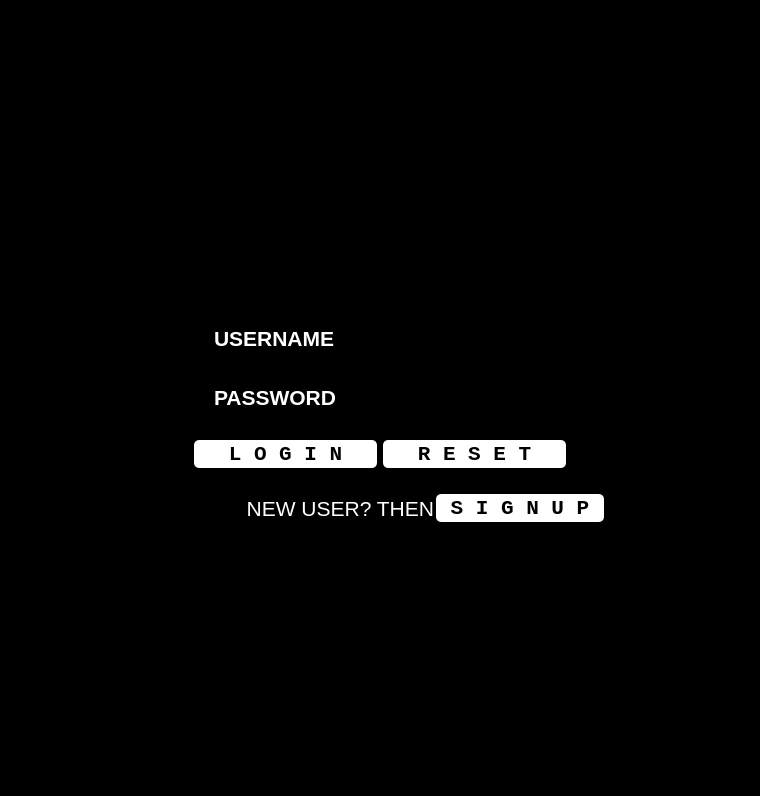
<?xml version="1.0" encoding="UTF-8"?>
<ui version="4.0">
 <class>LOGIN</class>
 <widget class="QWidget" name="LOGIN">
  <property name="windowModality">
   <enum>Qt::NonModal</enum>
  </property>
  <property name="geometry">
   <rect>
    <x>0</x>
    <y>0</y>
    <width>760</width>
    <height>796</height>
   </rect>
  </property>
  <property name="windowTitle">
   <string>Form</string>
  </property>
  <property name="styleSheet">
   <string notr="true">background-color: rgb(0, 0, 0);</string>
  </property>
  <layout class="QVBoxLayout" name="verticalLayout">
   <item>
    <spacer name="verticalSpacer_6">
     <property name="orientation">
      <enum>Qt::Vertical</enum>
     </property>
     <property name="sizeType">
      <enum>QSizePolicy::Fixed</enum>
     </property>
     <property name="sizeHint" stdset="0">
      <size>
       <width>20</width>
       <height>40</height>
      </size>
     </property>
    </spacer>
   </item>
   <item>
    <layout class="QHBoxLayout" name="horizontalLayout_5">
     <item>
      <widget class="QLabel" name="symbol">
       <property name="font">
        <font>
         <pointsize>160</pointsize>
        </font>
       </property>
       <property name="styleSheet">
        <string notr="true">color: rgb(255, 255, 0);</string>
       </property>
       <property name="text">
        <string/>
       </property>
       <property name="pixmap">
        <pixmap resource="../../../../../Desktop/Python/photos/maybe_final.qrc">:/img/bifrost_rename_(png).png</pixmap>
       </property>
       <property name="alignment">
        <set>Qt::AlignHCenter|Qt::AlignTop</set>
       </property>
      </widget>
     </item>
    </layout>
   </item>
   <item>
    <spacer name="verticalSpacer">
     <property name="orientation">
      <enum>Qt::Vertical</enum>
     </property>
     <property name="sizeType">
      <enum>QSizePolicy::Fixed</enum>
     </property>
     <property name="sizeHint" stdset="0">
      <size>
       <width>20</width>
       <height>20</height>
      </size>
     </property>
    </spacer>
   </item>
   <item>
    <layout class="QGridLayout" name="gridLayout">
     <item row="2" column="2">
      <widget class="QLineEdit" name="password1">
       <property name="font">
        <font>
         <pointsize>16</pointsize>
        </font>
       </property>
       <property name="styleSheet">
        <string notr="true">color: rgb(0, 0, 0);
color: rgb(255, 255, 255);</string>
       </property>
       <property name="text">
        <string/>
       </property>
       <property name="echoMode">
        <enum>QLineEdit::Password</enum>
       </property>
      </widget>
     </item>
     <item row="0" column="3">
      <spacer name="horizontalSpacer_2">
       <property name="orientation">
        <enum>Qt::Horizontal</enum>
       </property>
       <property name="sizeHint" stdset="0">
        <size>
         <width>40</width>
         <height>20</height>
        </size>
       </property>
      </spacer>
     </item>
     <item row="2" column="1">
      <widget class="QLabel" name="label_4">
       <property name="font">
        <font>
         <pointsize>16</pointsize>
         <weight>75</weight>
         <bold>true</bold>
        </font>
       </property>
       <property name="styleSheet">
        <string notr="true">color: rgb(255, 255, 255);</string>
       </property>
       <property name="text">
        <string>PASSWORD</string>
       </property>
      </widget>
     </item>
     <item row="0" column="2">
      <widget class="QLineEdit" name="username1">
       <property name="font">
        <font>
         <pointsize>16</pointsize>
        </font>
       </property>
       <property name="styleSheet">
        <string notr="true">color: rgb(255, 255, 255);</string>
       </property>
       <property name="text">
        <string/>
       </property>
      </widget>
     </item>
     <item row="1" column="1">
      <spacer name="verticalSpacer_3">
       <property name="orientation">
        <enum>Qt::Vertical</enum>
       </property>
       <property name="sizeType">
        <enum>QSizePolicy::Fixed</enum>
       </property>
       <property name="sizeHint" stdset="0">
        <size>
         <width>20</width>
         <height>20</height>
        </size>
       </property>
      </spacer>
     </item>
     <item row="0" column="0">
      <spacer name="horizontalSpacer">
       <property name="orientation">
        <enum>Qt::Horizontal</enum>
       </property>
       <property name="sizeHint" stdset="0">
        <size>
         <width>40</width>
         <height>20</height>
        </size>
       </property>
      </spacer>
     </item>
     <item row="0" column="1">
      <widget class="QLabel" name="label_3">
       <property name="font">
        <font>
         <pointsize>16</pointsize>
         <weight>75</weight>
         <bold>true</bold>
        </font>
       </property>
       <property name="styleSheet">
        <string notr="true">color: rgb(255, 255, 255);</string>
       </property>
       <property name="text">
        <string>USERNAME</string>
       </property>
      </widget>
     </item>
    </layout>
   </item>
   <item>
    <spacer name="verticalSpacer_2">
     <property name="orientation">
      <enum>Qt::Vertical</enum>
     </property>
     <property name="sizeType">
      <enum>QSizePolicy::Fixed</enum>
     </property>
     <property name="sizeHint" stdset="0">
      <size>
       <width>20</width>
       <height>20</height>
      </size>
     </property>
    </spacer>
   </item>
   <item>
    <layout class="QHBoxLayout" name="horizontalLayout_3">
     <item>
      <spacer name="horizontalSpacer_3">
       <property name="orientation">
        <enum>Qt::Horizontal</enum>
       </property>
       <property name="sizeHint" stdset="0">
        <size>
         <width>40</width>
         <height>20</height>
        </size>
       </property>
      </spacer>
     </item>
     <item>
      <widget class="QToolButton" name="login_button">
       <property name="sizePolicy">
        <sizepolicy hsizetype="Expanding" vsizetype="Fixed">
         <horstretch>0</horstretch>
         <verstretch>0</verstretch>
        </sizepolicy>
       </property>
       <property name="font">
        <font>
         <family>Courier New</family>
         <pointsize>16</pointsize>
         <weight>75</weight>
         <bold>true</bold>
        </font>
       </property>
       <property name="cursor">
        <cursorShape>PointingHandCursor</cursorShape>
       </property>
       <property name="styleSheet">
        <string notr="true">color: rgb(0, 0, 0);
background-color: rgb(255, 255, 255);
border-radius:5px;</string>
       </property>
       <property name="text">
        <string>L O G I N</string>
       </property>
      </widget>
     </item>
     <item>
      <widget class="QToolButton" name="reset1">
       <property name="sizePolicy">
        <sizepolicy hsizetype="Expanding" vsizetype="Fixed">
         <horstretch>0</horstretch>
         <verstretch>0</verstretch>
        </sizepolicy>
       </property>
       <property name="font">
        <font>
         <family>Courier New</family>
         <pointsize>16</pointsize>
         <weight>75</weight>
         <bold>true</bold>
        </font>
       </property>
       <property name="cursor">
        <cursorShape>PointingHandCursor</cursorShape>
       </property>
       <property name="styleSheet">
        <string notr="true">color: rgb(0, 0, 0);
background-color: rgb(255, 255, 255);
border-radius:5px;</string>
       </property>
       <property name="text">
        <string>R E S E T</string>
       </property>
      </widget>
     </item>
     <item>
      <spacer name="horizontalSpacer_4">
       <property name="orientation">
        <enum>Qt::Horizontal</enum>
       </property>
       <property name="sizeHint" stdset="0">
        <size>
         <width>40</width>
         <height>20</height>
        </size>
       </property>
      </spacer>
     </item>
    </layout>
   </item>
   <item>
    <spacer name="verticalSpacer_4">
     <property name="orientation">
      <enum>Qt::Vertical</enum>
     </property>
     <property name="sizeType">
      <enum>QSizePolicy::Fixed</enum>
     </property>
     <property name="sizeHint" stdset="0">
      <size>
       <width>20</width>
       <height>20</height>
      </size>
     </property>
    </spacer>
   </item>
   <item>
    <layout class="QHBoxLayout" name="horizontalLayout_4">
     <property name="spacing">
      <number>2</number>
     </property>
     <item>
      <widget class="QLabel" name="label_5">
       <property name="font">
        <font>
         <pointsize>16</pointsize>
        </font>
       </property>
       <property name="styleSheet">
        <string notr="true">color: rgb(255, 255, 255);</string>
       </property>
       <property name="text">
        <string>NEW USER? THEN</string>
       </property>
       <property name="alignment">
        <set>Qt::AlignRight|Qt::AlignTrailing|Qt::AlignVCenter</set>
       </property>
      </widget>
     </item>
     <item>
      <widget class="QToolButton" name="signup1">
       <property name="font">
        <font>
         <family>Courier New</family>
         <pointsize>16</pointsize>
         <weight>75</weight>
         <bold>true</bold>
        </font>
       </property>
       <property name="cursor">
        <cursorShape>PointingHandCursor</cursorShape>
       </property>
       <property name="styleSheet">
        <string notr="true">color: rgb(0, 0, 0);
background-color: rgb(255, 255, 255);
border-radius:5px;</string>
       </property>
       <property name="text">
        <string>S I G N U P</string>
       </property>
      </widget>
     </item>
     <item>
      <spacer name="horizontalSpacer_5">
       <property name="orientation">
        <enum>Qt::Horizontal</enum>
       </property>
       <property name="sizeType">
        <enum>QSizePolicy::Fixed</enum>
       </property>
       <property name="sizeHint" stdset="0">
        <size>
         <width>145</width>
         <height>20</height>
        </size>
       </property>
      </spacer>
     </item>
    </layout>
   </item>
   <item>
    <spacer name="verticalSpacer_7">
     <property name="orientation">
      <enum>Qt::Vertical</enum>
     </property>
     <property name="sizeType">
      <enum>QSizePolicy::Fixed</enum>
     </property>
     <property name="sizeHint" stdset="0">
      <size>
       <width>20</width>
       <height>30</height>
      </size>
     </property>
    </spacer>
   </item>
   <item>
    <layout class="QVBoxLayout" name="verticalLayout_2">
     <item>
      <layout class="QHBoxLayout" name="horizontalLayout">
       <property name="spacing">
        <number>6</number>
       </property>
       <item>
        <widget class="QLabel" name="invalid1">
         <property name="font">
          <font>
           <pointsize>20</pointsize>
          </font>
         </property>
         <property name="styleSheet">
          <string notr="true">color: rgb(255, 0, 0);</string>
         </property>
         <property name="text">
          <string/>
         </property>
         <property name="textFormat">
          <enum>Qt::PlainText</enum>
         </property>
         <property name="alignment">
          <set>Qt::AlignHCenter|Qt::AlignTop</set>
         </property>
        </widget>
       </item>
      </layout>
     </item>
     <item>
      <widget class="QLabel" name="invalid2">
       <property name="font">
        <font>
         <pointsize>15</pointsize>
        </font>
       </property>
       <property name="styleSheet">
        <string notr="true">color: rgb(255, 0, 0);</string>
       </property>
       <property name="text">
        <string/>
       </property>
       <property name="alignment">
        <set>Qt::AlignHCenter|Qt::AlignTop</set>
       </property>
      </widget>
     </item>
     <item>
      <spacer name="verticalSpacer_5">
       <property name="orientation">
        <enum>Qt::Vertical</enum>
       </property>
       <property name="sizeHint" stdset="0">
        <size>
         <width>20</width>
         <height>40</height>
        </size>
       </property>
      </spacer>
     </item>
    </layout>
   </item>
  </layout>
 </widget>
 <resources>
  <include location="../../../../../Desktop/Python/photos/background.qrc"/>
  <include location="../../../../../Desktop/Python/photos/maybe_final.qrc"/>
 </resources>
 <connections>
  <connection>
   <sender>reset1</sender>
   <signal>clicked()</signal>
   <receiver>password1</receiver>
   <slot>clear()</slot>
   <hints>
    <hint type="sourcelabel">
     <x>543</x>
     <y>470</y>
    </hint>
    <hint type="destinationlabel">
     <x>590</x>
     <y>435</y>
    </hint>
   </hints>
  </connection>
  <connection>
   <sender>reset1</sender>
   <signal>clicked()</signal>
   <receiver>username1</receiver>
   <slot>clear()</slot>
   <hints>
    <hint type="sourcelabel">
     <x>543</x>
     <y>470</y>
    </hint>
    <hint type="destinationlabel">
     <x>590</x>
     <y>364</y>
    </hint>
   </hints>
  </connection>
  <connection>
   <sender>reset1</sender>
   <signal>clicked()</signal>
   <receiver>invalid1</receiver>
   <slot>clear()</slot>
   <hints>
    <hint type="sourcelabel">
     <x>550</x>
     <y>490</y>
    </hint>
    <hint type="destinationlabel">
     <x>646</x>
     <y>651</y>
    </hint>
   </hints>
  </connection>
  <connection>
   <sender>reset1</sender>
   <signal>clicked()</signal>
   <receiver>invalid2</receiver>
   <slot>clear()</slot>
   <hints>
    <hint type="sourcelabel">
     <x>515</x>
     <y>488</y>
    </hint>
    <hint type="destinationlabel">
     <x>618</x>
     <y>683</y>
    </hint>
   </hints>
  </connection>
 </connections>
</ui>
